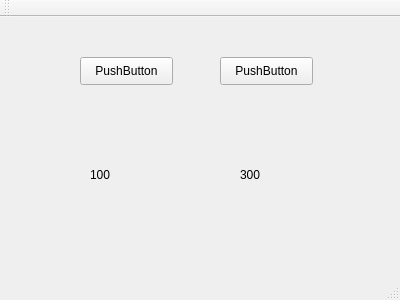
<?xml version="1.0" encoding="UTF-8"?>
<ui version="4.0">
 <class>MainWindow</class>
 <widget class="QMainWindow" name="MainWindow">
  <property name="geometry">
   <rect>
    <x>0</x>
    <y>0</y>
    <width>400</width>
    <height>300</height>
   </rect>
  </property>
  <property name="windowTitle">
   <string>MainWindow</string>
  </property>
  <widget class="QWidget" name="centralWidget">
   <widget class="QPushButton" name="pushButton">
    <property name="geometry">
     <rect>
      <x>80</x>
      <y>40</y>
      <width>93</width>
      <height>28</height>
     </rect>
    </property>
    <property name="text">
     <string>PushButton</string>
    </property>
   </widget>
   <widget class="QPushButton" name="pushButton_2">
    <property name="geometry">
     <rect>
      <x>220</x>
      <y>40</y>
      <width>93</width>
      <height>28</height>
     </rect>
    </property>
    <property name="text">
     <string>PushButton</string>
    </property>
   </widget>
   <widget class="QLabel" name="label">
    <property name="geometry">
     <rect>
      <x>90</x>
      <y>150</y>
      <width>72</width>
      <height>15</height>
     </rect>
    </property>
    <property name="text">
     <string>100</string>
    </property>
   </widget>
   <widget class="QLabel" name="label_2">
    <property name="geometry">
     <rect>
      <x>240</x>
      <y>150</y>
      <width>72</width>
      <height>15</height>
     </rect>
    </property>
    <property name="text">
     <string>300</string>
    </property>
   </widget>
  </widget>
  <widget class="QMenuBar" name="menuBar">
   <property name="geometry">
    <rect>
     <x>0</x>
     <y>0</y>
     <width>400</width>
     <height>26</height>
    </rect>
   </property>
  </widget>
  <widget class="QToolBar" name="mainToolBar">
   <attribute name="toolBarArea">
    <enum>TopToolBarArea</enum>
   </attribute>
   <attribute name="toolBarBreak">
    <bool>false</bool>
   </attribute>
  </widget>
  <widget class="QStatusBar" name="statusBar"/>
 </widget>
 <layoutdefault spacing="6" margin="11"/>
 <resources/>
 <connections/>
</ui>
